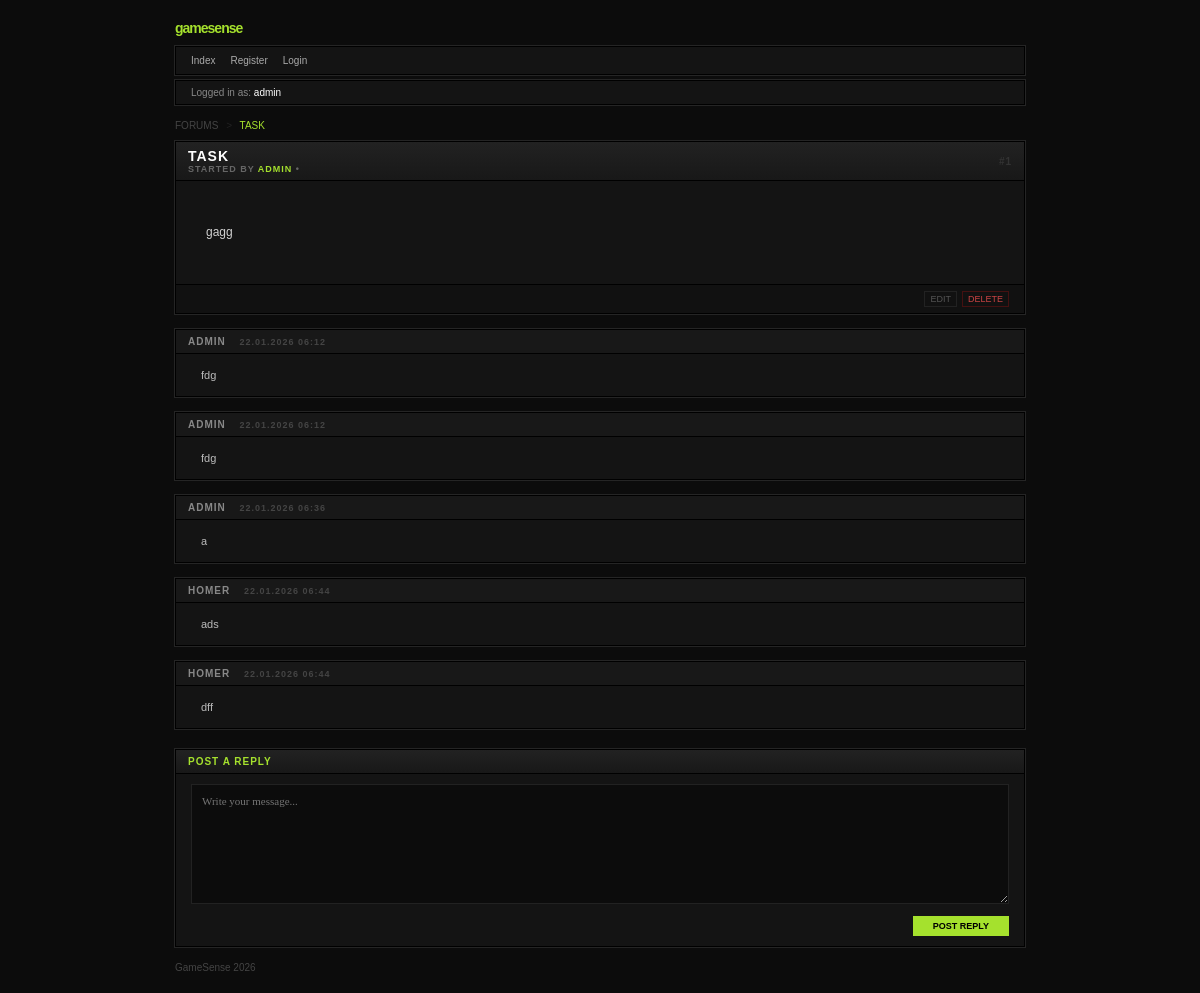
/1/ (signed in), run on an earlier commit of the app's database.
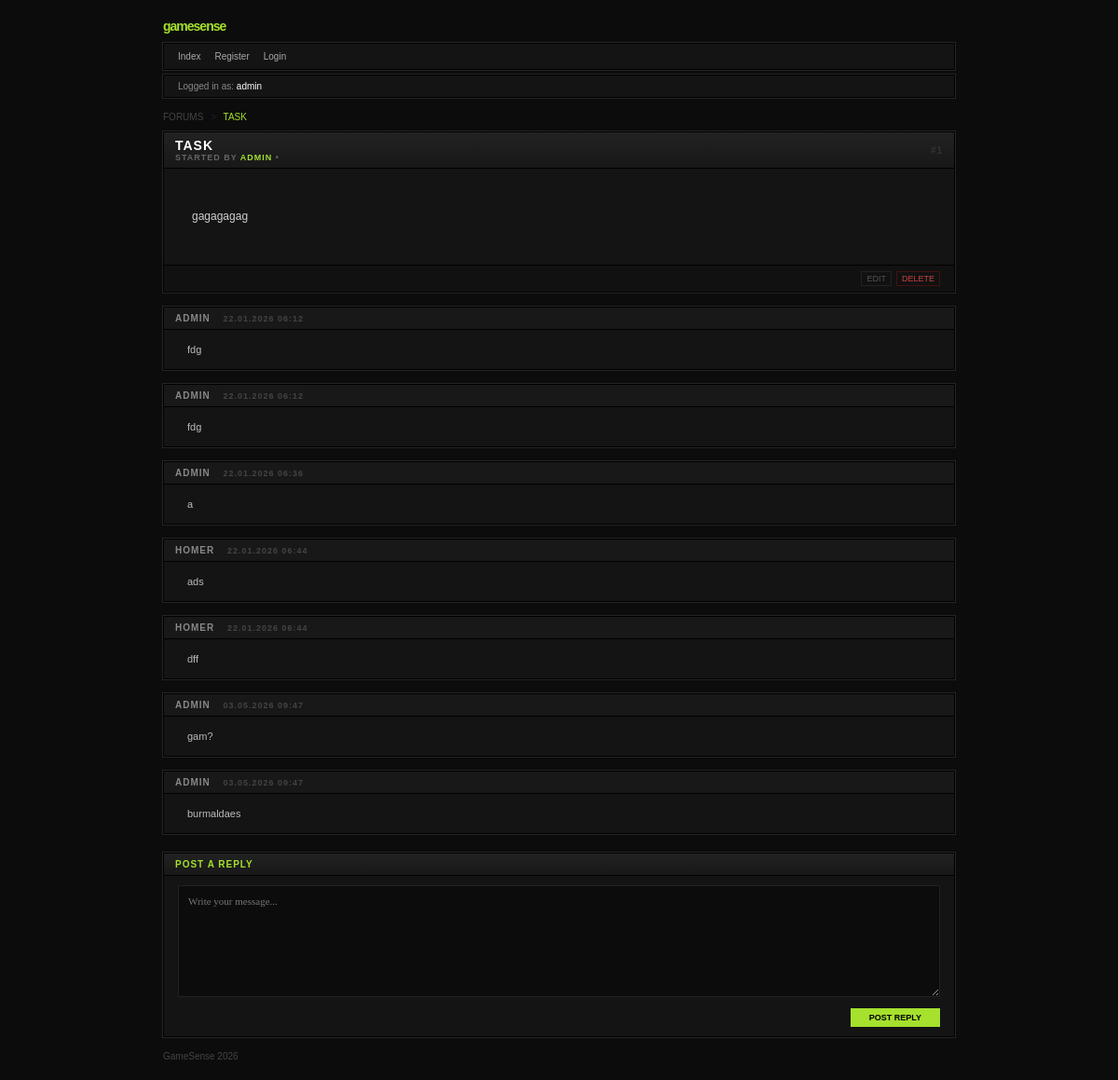
And on a later commit of the database.
### tasks/models.py (models this page shows, shortened)
class Task(models.Model):
    STATUS_CHOICES = [
        ("todo", "To do"),
        ("in_progress", "In Progress"),
        ("done", "Done"),
    ]
    PRIORITY_CHOICES = [
        ("low", "Low"),
        ("medium", "Medium"),
        ("high", "High"),
    ]
    title = models.CharField(max_length=200)
    description = models.TextField()
    status = models.CharField(max_length=20, choices=STATUS_CHOICES, default="todo")
    priority = models.CharField(max_length=20, choices=PRIORITY_CHOICES, default="Medim")
    due_date = models.DateTimeField(null=True, blank=True)
    creator = models.ForeignKey(User, on_delete=models.CASCADE, related_name="tasks")

class Comment(models.Model):
    task = models.ForeignKey(Task, on_delete=models.CASCADE, related_name='comments')
    author = models.ForeignKey(User, on_delete=models.CASCADE)
    content = models.TextField()
    created_at = models.DateTimeField(auto_now_add=True)

### tasks/views.py (the view, shortened to what this page needs)
# urls.py: path("<int:pk>/", views.TaskDetailView.as_view(), name="task_detail"),
class TaskDetailView(LoginRequiredMixin, DetailView):
    model = models.Task
    context_object_name = "task"
    template_name = "tasks/task_detail.html"

### templates/tasks/task_detail.html (shortened to what this page needs)
{% extends 'base.html' %}
{% block content %}
<div class="forum-container">
    <div style="margin-bottom: 10px; font-size: 10px; color: #444; text-transform: uppercase;">
        <a href="{% url 'tasks:task_list' %}" style="color: inherit; text-decoration: none;">Forums</a>
        <span style="margin: 0 5px; color: #222;">></span>
        <span style="color: var(--accent);">{{ task.title }}</span>
    </div>
    <div class="forum-category">
        <div class="forum-header" style="display: flex; justify-content: space-between; align-items: center;">
            <div>
                <h1 style="color: #fff; font-size: 14px; margin: 0; text-transform: uppercase;">{{ task.title }}</h1>
                <div style="font-size: 9px; color: #666;">
                    STARTED BY <span style="color: var(--accent);">{{ task.creator.username|default:"ADMIN" }}</span> • {{ task.created_at|date:"M d, Y" }}
                </div>
            </div>
            <div style="font-size: 10px; color: #333;">#1</div>
        </div>
        <div class="forum-content" style="padding: 30px; background: #141414;">
            <div style="color: #d1d1d1; font-size: 12px; line-height: 1.6;">
                {{ task.description|linebreaks }}
            </div>
        </div>
        <div style="background: #111; padding: 6px 15px; border-top: 1px solid #000; display: flex; justify-content: flex-end; gap: 5px;">
            <a href="{% url 'tasks:task_update' task.pk %}" class="action-btn">EDIT</a>
            <a href="{% url 'tasks:task_delete' task.pk %}" class="action-btn" style="color: #c44; border-color: #411;">DELETE</a>
        </div>
    </div>
    {% for comment in task.comments.all %}
    <div class="forum-category" style="margin-top: 5px;">
        <div class="forum-header" style="background: #181818;">
            <span style="color: #888;">{{ comment.author.username }}</span>
            <span style="color: #444; font-size: 9px; margin-left: 10px;">{{ comment.created_at|date:"d.m.Y H:i" }}</span>
        </div>
        <div class="forum-content" style="padding: 15px 25px; background: #141414;">
            <div style="color: #bbb; font-size: 11px;">{{ comment.content }}</div>
        </div>
    </div>
    {% empty %}
        <div style="color: #333; text-align: center; padding: 10px; font-size: 10px;">No replies yet.</div>
    {% endfor %}
    <div id="reply-form" class="forum-category" style="margin-top: 20px;">
        <div class="forum-header">POST A REPLY</div>
        <div class="forum-content" style="background: #141414;">
            <form method="post">
                <textarea name="content" style="width: 100%; height: 120px; background: #0c0c0c; border: 1px solid #222; color: #fff; padding: 10px; font-family: 'Verdana'; font-size: 11px; outline: none; box-sizing: border-box;" placeholder="Write your message..."></textarea>
                <div style="margin-top: 10px; display: flex; justify-content: flex-end;">
                    <button type="submit" class="action-btn" style="background: var(--accent); color: #000; padding: 5px 20px; font-weight: bold; border: none; cursor: pointer;">POST REPLY</button>
                </div>
            </form>
        </div>
    </div>
</div>
{% endblock %}

What changed in the data, as far as the page shows it:
changed Task "TASK": description "gagg" → "gagagagag"
added Comment: author.username "ADMIN", created_at "03.05.2026 09:47", content "gam?"
added Comment: author.username "ADMIN", created_at "03.05.2026 09:47", content "burmaldaes"
